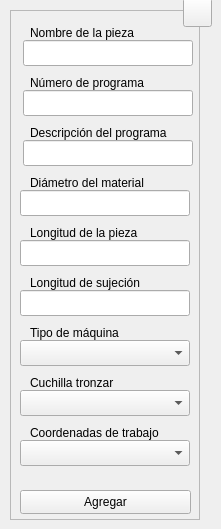
  <widget class="QWidget" name="centralwidget">
   <widget class="QFrame" name="frame">
    <property name="geometry">
     <rect>
      <x>10</x>
      <y>10</y>
      <width>190</width>
      <height>510</height>
     </rect>
    </property>
    <property name="sizePolicy">
     <sizepolicy hsizetype="Fixed" vsizetype="Fixed">
      <horstretch>0</horstretch>
      <verstretch>0</verstretch>
     </sizepolicy>
    </property>
    <property name="minimumSize">
     <size>
      <width>190</width>
      <height>510</height>
     </size>
    </property>
    <property name="maximumSize">
     <size>
      <width>190</width>
      <height>510</height>
     </size>
    </property>
    <property name="frameShape">
     <enum>QFrame::StyledPanel</enum>
    </property>
    <property name="frameShadow">
     <enum>QFrame::Raised</enum>
    </property>
    <widget class="QLineEdit" name="tbx_prt">
     <property name="geometry">
      <rect>
       <x>13</x>
       <y>30</y>
       <width>170</width>
       <height>26</height>
      </rect>
     </property>
     <property name="minimumSize">
      <size>
       <width>170</width>
       <height>0</height>
      </size>
     </property>
     <property name="maximumSize">
      <size>
       <width>170</width>
       <height>16777215</height>
      </size>
     </property>
     <property name="toolTip">
      <string>Digite el nombre de la pieza</string>
     </property>
     <property name="statusTip">
      <string/>
     </property>
     <property name="alignment">
      <set>Qt::AlignCenter</set>
     </property>
     <property name="placeholderText">
      <string/>
     </property>
    </widget>
    <widget class="QLabel" name="lbl_prt">
     <property name="enabled">
      <bool>true</bool>
     </property>
     <property name="geometry">
      <rect>
       <x>20</x>
       <y>10</y>
       <width>112</width>
       <height>26</height>
      </rect>
     </property>
     <property name="text">
      <string>Nombre de la pieza</string>
     </property>
     <property name="buddy">
      <cstring>lbl_prt</cstring>
     </property>
    </widget>
    <widget class="QLineEdit" name="tbx_pgr">
     <property name="geometry">
      <rect>
       <x>13</x>
       <y>80</y>
       <width>170</width>
       <height>26</height>
      </rect>
     </property>
     <property name="minimumSize">
      <size>
       <width>170</width>
       <height>0</height>
      </size>
     </property>
     <property name="maximumSize">
      <size>
       <width>170</width>
       <height>16777215</height>
      </size>
     </property>
     <property name="toolTip">
      <string>Indique el número de programa CNC según la lista de tapes</string>
     </property>
     <property name="toolTipDuration">
      <number>-1</number>
     </property>
     <property name="statusTip">
      <string/>
     </property>
     <property name="alignment">
      <set>Qt::AlignCenter</set>
     </property>
    </widget>
    <widget class="QLabel" name="lbl_prg">
     <property name="geometry">
      <rect>
       <x>20</x>
       <y>60</y>
       <width>123</width>
       <height>26</height>
      </rect>
     </property>
     <property name="text">
      <string>Número de programa</string>
     </property>
    </widget>
    <widget class="QLineEdit" name="tbx_dsc">
     <property name="geometry">
      <rect>
       <x>13</x>
       <y>130</y>
       <width>170</width>
       <height>26</height>
      </rect>
     </property>
     <property name="minimumSize">
      <size>
       <width>170</width>
       <height>0</height>
      </size>
     </property>
     <property name="maximumSize">
      <size>
       <width>170</width>
       <height>16777215</height>
      </size>
     </property>
     <property name="toolTip">
      <string>Digite la descripción del programa CNC</string>
     </property>
     <property name="statusTip">
      <string/>
     </property>
     <property name="alignment">
      <set>Qt::AlignCenter</set>
     </property>
     <property name="placeholderText">
      <string/>
     </property>
    </widget>
    <widget class="QLabel" name="lbl_dsc">
     <property name="enabled">
      <bool>true</bool>
     </property>
     <property name="geometry">
      <rect>
       <x>20</x>
       <y>110</y>
       <width>145</width>
       <height>26</height>
      </rect>
     </property>
     <property name="text">
      <string>Descripción del programa</string>
     </property>
    </widget>
    <widget class="QLabel" name="lbl_mch">
     <property name="enabled">
      <bool>true</bool>
     </property>
     <property name="geometry">
      <rect>
       <x>20</x>
       <y>310</y>
       <width>101</width>
       <height>26</height>
      </rect>
     </property>
     <property name="text">
      <string>Tipo de máquina</string>
     </property>
     <property name="buddy">
      <cstring>lbl_mch</cstring>
     </property>
    </widget>
    <widget class="QComboBox" name="cbx_mch">
     <property name="geometry">
      <rect>
       <x>10</x>
       <y>330</y>
       <width>170</width>
       <height>26</height>
      </rect>
     </property>
     <property name="minimumSize">
      <size>
       <width>170</width>
       <height>26</height>
      </size>
     </property>
     <property name="maximumSize">
      <size>
       <width>170</width>
       <height>16777215</height>
      </size>
     </property>
     <property name="toolTip">
      <string>Seleccione el tipo de máquina CNC</string>
     </property>
    </widget>
    <widget class="QPushButton" name="btn_save">
     <property name="geometry">
      <rect>
       <x>10</x>
       <y>480</y>
       <width>171</width>
       <height>24</height>
      </rect>
     </property>
     <property name="sizePolicy">
      <sizepolicy hsizetype="Expanding" vsizetype="Expanding">
       <horstretch>0</horstretch>
       <verstretch>0</verstretch>
      </sizepolicy>
     </property>
     <property name="minimumSize">
      <size>
       <width>88</width>
       <height>0</height>
      </size>
     </property>
     <property name="toolTip">
      <string>Agregar los datos al programa CNC</string>
     </property>
     <property name="statusTip">
      <string/>
     </property>
     <property name="text">
      <string>Agregar</string>
     </property>
     <property name="shortcut">
      <string>Ctrl+S</string>
     </property>
     <property name="autoDefault">
      <bool>true</bool>
     </property>
    </widget>
    <widget class="QComboBox" name="cbx_wrk">
     <property name="geometry">
      <rect>
       <x>10</x>
       <y>430</y>
       <width>170</width>
       <height>26</height>
      </rect>
     </property>
     <property name="minimumSize">
      <size>
       <width>170</width>
       <height>26</height>
      </size>
     </property>
     <property name="maximumSize">
      <size>
       <width>170</width>
       <height>16777215</height>
      </size>
     </property>
     <property name="toolTip">
      <string>Seleccione las coordenadas prefijadas de trabajo a utilizar (Mazak)</string>
     </property>
    </widget>
    <widget class="QLabel" name="lbl_chk">
     <property name="enabled">
      <bool>true</bool>
     </property>
     <property name="geometry">
      <rect>
       <x>20</x>
       <y>260</y>
       <width>121</width>
       <height>26</height>
      </rect>
     </property>
     <property name="text">
      <string>Longitud de sujeción</string>
     </property>
    </widget>
    <widget class="QLabel" name="lbl_lgt">
     <property name="geometry">
      <rect>
       <x>20</x>
       <y>210</y>
       <width>117</width>
       <height>26</height>
      </rect>
     </property>
     <property name="text">
      <string>Longitud de la pieza</string>
     </property>
    </widget>
    <widget class="QLineEdit" name="tbx_chk">
     <property name="geometry">
      <rect>
       <x>10</x>
       <y>280</y>
       <width>170</width>
       <height>26</height>
      </rect>
     </property>
     <property name="minimumSize">
      <size>
       <width>170</width>
       <height>0</height>
      </size>
     </property>
     <property name="maximumSize">
      <size>
       <width>170</width>
       <height>16777215</height>
      </size>
     </property>
     <property name="toolTip">
      <string>Digite la longitud de la sujeción del husillo posterior (Torno suizo)</string>
     </property>
     <property name="statusTip">
      <string/>
     </property>
     <property name="alignment">
      <set>Qt::AlignCenter</set>
     </property>
     <property name="placeholderText">
      <string/>
     </property>
    </widget>
    <widget class="QLineEdit" name="tbx_lgt">
     <property name="geometry">
      <rect>
       <x>10</x>
       <y>230</y>
       <width>170</width>
       <height>26</height>
      </rect>
     </property>
     <property name="minimumSize">
      <size>
       <width>170</width>
       <height>0</height>
      </size>
     </property>
     <property name="maximumSize">
      <size>
       <width>170</width>
       <height>16777215</height>
      </size>
     </property>
     <property name="toolTip">
      <string>Digite la longitud total de la pieza (Torno suizo)</string>
     </property>
     <property name="toolTipDuration">
      <number>-1</number>
     </property>
     <property name="statusTip">
      <string/>
     </property>
     <property name="alignment">
      <set>Qt::AlignCenter</set>
     </property>
    </widget>
    <widget class="QLabel" name="lbl_cof">
     <property name="enabled">
      <bool>true</bool>
     </property>
     <property name="geometry">
      <rect>
       <x>20</x>
       <y>360</y>
       <width>101</width>
       <height>26</height>
      </rect>
     </property>
     <property name="text">
      <string>Cuchilla tronzar</string>
     </property>
     <property name="buddy">
      <cstring>lbl_cof</cstring>
     </property>
    </widget>
    <widget class="QLabel" name="lbl_dia">
     <property name="enabled">
      <bool>true</bool>
     </property>
     <property name="geometry">
      <rect>
       <x>20</x>
       <y>160</y>
       <width>125</width>
       <height>26</height>
      </rect>
     </property>
     <property name="text">
      <string>Diámetro del material</string>
     </property>
     <property name="buddy">
      <cstring>lbl_dia</cstring>
     </property>
    </widget>
    <widget class="QLineEdit" name="tbx_dia">
     <property name="geometry">
      <rect>
       <x>10</x>
       <y>180</y>
       <width>170</width>
       <height>26</height>
      </rect>
     </property>
     <property name="minimumSize">
      <size>
       <width>170</width>
       <height>0</height>
      </size>
     </property>
     <property name="maximumSize">
      <size>
       <width>170</width>
       <height>16777215</height>
      </size>
     </property>
     <property name="toolTip">
      <string>Digite el diámetro del material (Torno suizo)</string>
     </property>
     <property name="statusTip">
      <string/>
     </property>
     <property name="alignment">
      <set>Qt::AlignCenter</set>
     </property>
     <property name="placeholderText">
      <string/>
     </property>
    </widget>
    <widget class="QLabel" name="lbl_wrk">
     <property name="enabled">
      <bool>true</bool>
     </property>
     <property name="geometry">
      <rect>
       <x>20</x>
       <y>410</y>
       <width>138</width>
       <height>26</height>
      </rect>
     </property>
     <property name="text">
      <string>Coordenadas de trabajo</string>
     </property>
     <property name="buddy">
      <cstring>lbl_cof</cstring>
     </property>
    </widget>
    <widget class="QComboBox" name="cbx_cof">
     <property name="geometry">
      <rect>
       <x>10</x>
       <y>380</y>
       <width>170</width>
       <height>26</height>
      </rect>
     </property>
     <property name="minimumSize">
      <size>
       <width>170</width>
       <height>26</height>
      </size>
     </property>
     <property name="maximumSize">
      <size>
       <width>170</width>
       <height>16777215</height>
      </size>
     </property>
     <property name="toolTip">
      <string>Seleccione el tipo de cuchilla de tronzar a utilizar (Torno suizo)</string>
     </property>
    </widget>
    <zorder>tbx_prt</zorder>
    <zorder>lbl_prt</zorder>
    <zorder>tbx_pgr</zorder>
    <zorder>lbl_prg</zorder>
    <zorder>tbx_dsc</zorder>
    <zorder>lbl_dsc</zorder>
    <zorder>cbx_mch</zorder>
    <zorder>lbl_mch</zorder>
    <zorder>btn_save</zorder>
    <zorder>cbx_wrk</zorder>
    <zorder>tbx_chk</zorder>
    <zorder>tbx_lgt</zorder>
    <zorder>tbx_dia</zorder>
    <zorder>lbl_wrk</zorder>
    <zorder>cbx_cof</zorder>
    <zorder>lbl_dia</zorder>
    <zorder>lbl_lgt</zorder>
    <zorder>lbl_chk</zorder>
    <zorder>lbl_cof</zorder>
   </widget>
   <widget class="QToolButton" name="btn_help">
    <property name="geometry">
     <rect>
      <x>183</x>
      <y>-2</y>
      <width>29</width>
      <height>29</height>
     </rect>
    </property>
    <property name="font">
     <font>
      <pointsize>20</pointsize>
      <bold>true</bold>
     </font>
    </property>
    <property name="text">
     <string/>
    </property>
    <property name="icon">
     <iconset resource="../../resources/resources.qrc">
      <normaloff>:/icons/question.png</normaloff>:/icons/question.png</iconset>
    </property>
    <property name="iconSize">
     <size>
      <width>20</width>
      <height>20</height>
     </size>
    </property>
    <property name="shortcut">
     <string>F1</string>
    </property>
   </widget>
  </widget>
